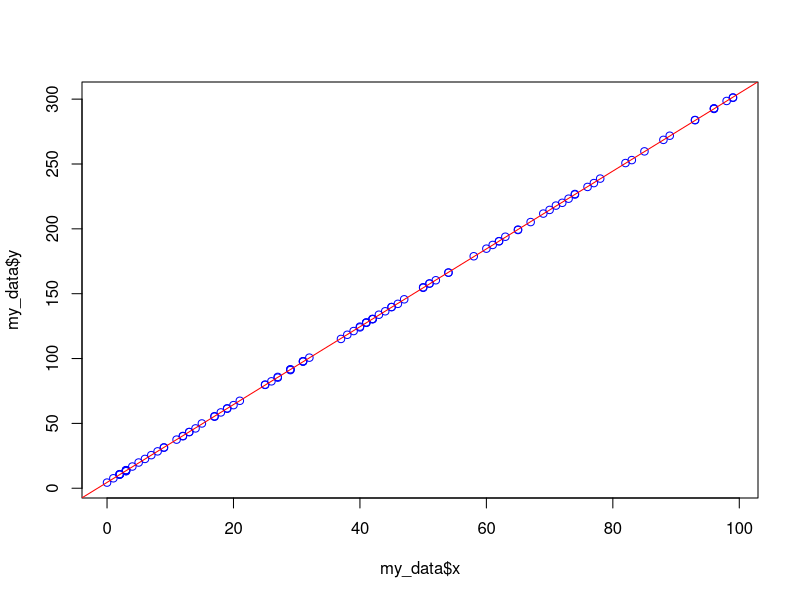

Generate this figure with R:

# My own sandpit practice on testing accuracy of models

# Create dataset
set.seed(1977)
x <- floor(runif(100, 0, 101))
my_error <- 1 * runif(100)
average_error <- mean(my_error)
y <- round((4 + (3 * x) + my_error),3)
my_data <- as.data.frame(cbind(x,y))

# Run regression analysis
library(caret)

lm_model <- train(data = my_data, y ~ x, method = "lm")
lm_model$finalModel
lm_model$results
plot(my_data$x, my_data$y, col = "blue")
abline(lm_model$finalModel$coefficients[1],lm_model$finalModel$coefficients[2], col = "red")

my_data$predict_lm <- predict(lm_model, my_data)
my_data$RMSE <- sqrt((my_data$predict_lm - my_data$y)^2)
mean(my_data$RMSE)
my_data$RMSED <- my_data$RMSE/mean(my_data$y)
View(my_data)
mean(my_data$RMSED)

lm_model2 <- lm(y ~ x, data = my_data)
lm_model2$residuals
crossprod(lm_model2$residuals)
